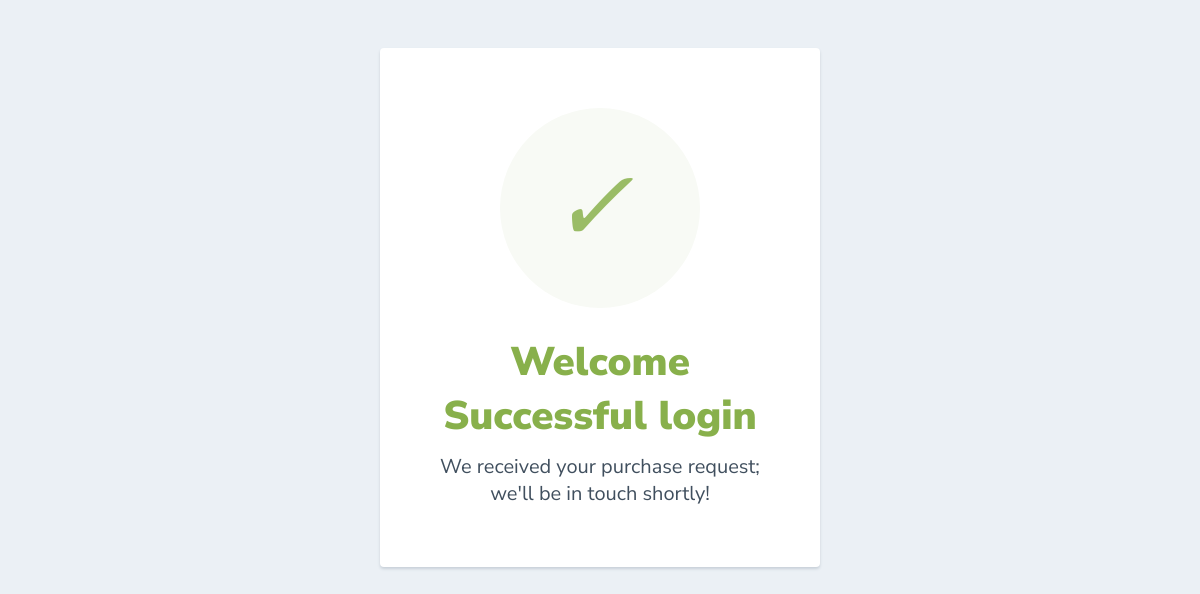
Before: /success?user_id=cb516ffc-5cad-448e-97ac-89fb2e194060 with the older database file.
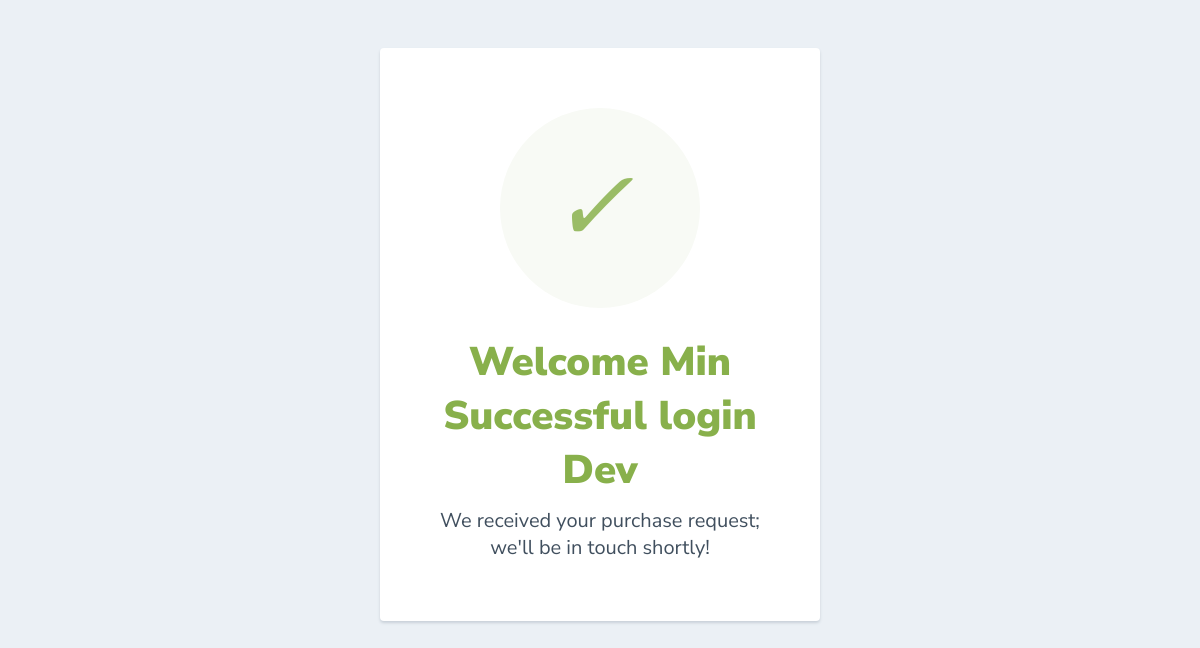
After: the same page with the newer database file.
### models/user.py (models this page shows, shortened)
class User(BaseModel, Base):
    __tablename__ = "user"
    email = Column(String(128), nullable=False)
    first_name = Column(String(128), nullable=False)
    last_name = Column(String(128), nullable=False)
    middle_name = Column(String(128), nullable=True)
    password = Column(String(128), nullable=False)
    role = Column(String(128), nullable=False)
    task = relationship("Task", backref="user", cascade="all, delete, delete-orphan", passive_deletes=True)

### web_dynamic/td.py (the view)
@app.route('/success', strict_slashes=False)
def success():
    """Render the success page based on the user properties"""
    from models.user import User
    user_id = request.args.get('user_id')
    user = storage.get(User, user_id)
    return render_template('success.html', user=user)

### models/engine/db_storage.py (called while the page is built)
    def all(self, cls=None):
        new_dict = {}
        for clss in clx:
            if cls is None or cls is clx[clss] or cls is clss:
                objs = self.__session.query(clx[clss]).all()
                for obj in objs:
                    key = obj.__class__.__name__ + "." + obj.id
                    new_dict[key] = obj
        return new_dict

    def close(self):
        if self.__session:
            self.__session.remove()

    def get(self, cls, idx):
        if cls and idx:
            key_name = "{}.{}".format(cls.__name__, idx)
            return self.all(cls).get(key_name)
        return None

### web_dynamic/td.py (called while the page is built)
@app.teardown_appcontext
def teardown_db(exception):
    storage.close()

### web_dynamic/templates/success.html (shortened to what this page needs)
<html>
  <head>
  </head>
    <body>
      <div class="card">
      <div style="border-radius:200px; height:200px; width:200px; background: #F8FAF5; margin:0 auto;">
        <i class="checkmark">✓</i>
      </div>
        <h1>Welcome {{ user.first_name }} <br/> Successful login <br/> {{ user.last_name }}</h1>
        <p>We received your purchase request;<br/> we'll be in touch shortly!</p>
      </div>
    </body>
</html>

Changed rows visible on the page:
added User: first_name "Min", last_name "Dev"
